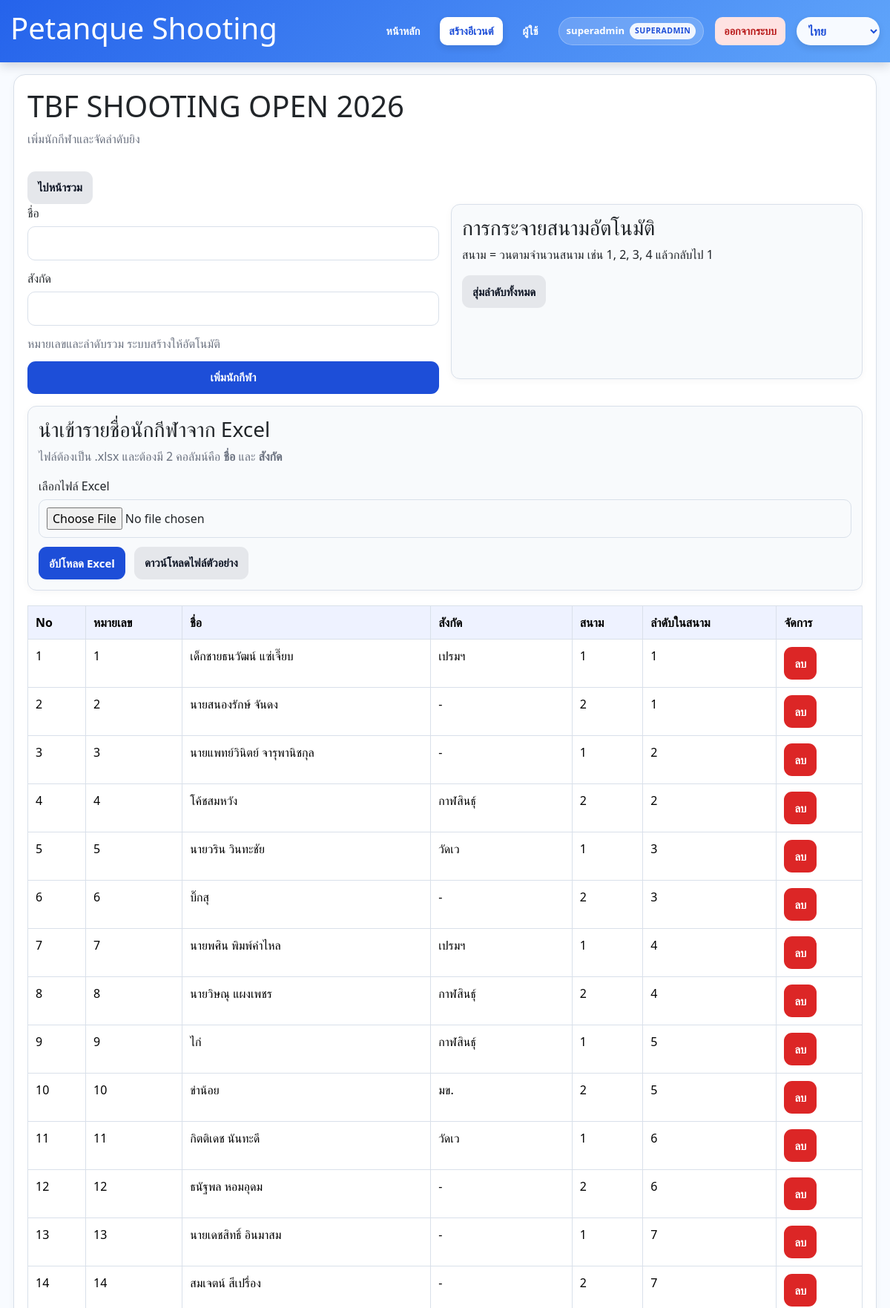
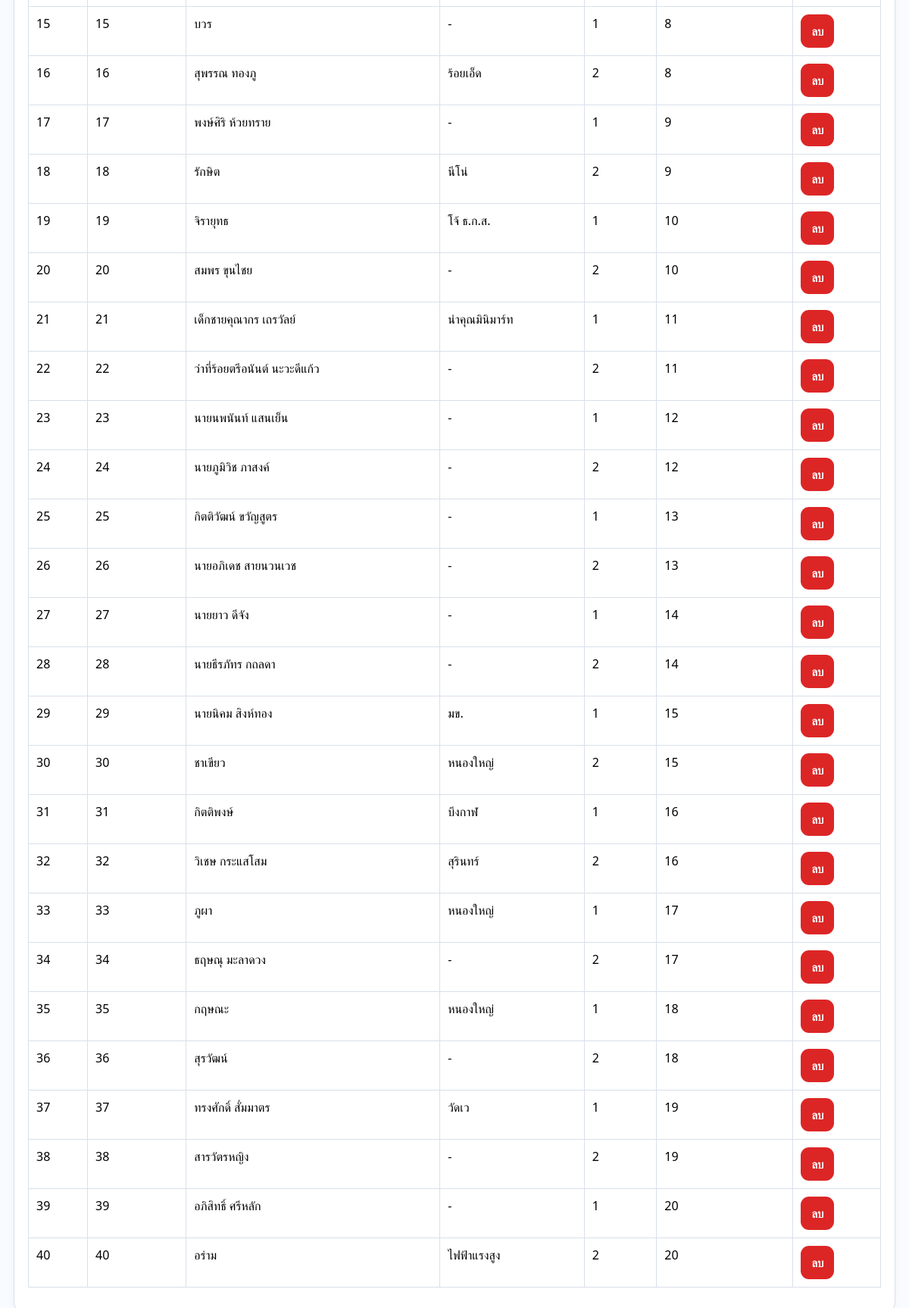
The page /events/3/athletes (signed in) on the database its author committed (2 pictures, top to bottom).
### app.py (models this page shows, shortened)
class User(UserMixin, db.Model):
    id = db.Column(db.Integer, primary_key=True)
    username = db.Column(db.String(80), unique=True, nullable=False)
    password_hash = db.Column(db.String(255), nullable=False)
    role = db.Column(db.String(20), nullable=False, default="user")
    created_at = db.Column(db.DateTime, default=datetime.utcnow)

class Event(db.Model):
    id = db.Column(db.Integer, primary_key=True)
    name = db.Column(db.String(255), nullable=False)
    event_group = db.Column(db.String(50), nullable=False)
    category = db.Column(db.String(50), nullable=False)
    competition_date = db.Column(db.Date, nullable=False)
    location = db.Column(db.String(255), nullable=False)
    lane_count = db.Column(db.Integer, nullable=False, default=1)
    direct_qualifiers = db.Column(db.Integer, nullable=False, default=0)
    has_round_two = db.Column(db.Boolean, default=False)
    round_two_cutoff_rank = db.Column(db.Integer, nullable=True)
    next_round_label = db.Column(db.String(50), nullable=False, default="รอบ 8 คน")
    round_two_advancers = db.Column(db.Integer, nullable=False, default=4)
    created_at = db.Column(db.DateTime, default=datetime.utcnow)
    created_by = db.Column(db.Integer, db.ForeignKey("user.id"), nullable=True)
    athletes = db.relationship("Athlete", backref="event", cascade="all, delete-orphan", lazy=True)

class Athlete(db.Model):
    id = db.Column(db.Integer, primary_key=True)
    event_id = db.Column(db.Integer, db.ForeignKey("event.id"), nullable=False)
    bib_no = db.Column(db.String(20), nullable=False)
    name = db.Column(db.String(255), nullable=False)
    affiliation = db.Column(db.String(255), nullable=False)
    start_order = db.Column(db.Integer, nullable=False)
    lane_no = db.Column(db.Integer, nullable=False)
    lane_order = db.Column(db.Integer, nullable=False)
    status = db.Column(db.String(20), nullable=False, default="waiting")
    red_card_count = db.Column(db.Integer, nullable=False, default=0)
    created_at = db.Column(db.DateTime, default=datetime.utcnow)
    entries = db.relationship("ScoreEntry", backref="athlete", cascade="all, delete-orphan", lazy=True)
    signatures = db.relationship("ScoreSignature", backref="athlete", cascade="all, delete-orphan", lazy=True)
    tiebreaks = db.relationship("TieBreakEntry", backref="athlete", cascade="all, delete-orphan", lazy=True)

### app.py (the view, shortened to what this page needs)
@app.route("/events/<int:event_id>/athletes", methods=["GET", "POST"])
@login_required
@role_required("admin", "superadmin")
def manage_athletes(event_id: int):
    event = Event.query.get_or_404(event_id)
    athletes = Athlete.query.filter_by(event_id=event.id).order_by(Athlete.start_order).all()
    return render_template("athletes.html", event=event, athletes=athletes)

### app.py (called while the page is built)
def current_language() -> str:
    lang = session.get("lang", "th")
    return lang if lang in SUPPORTED_LANGS else "th"

@app.context_processor
def inject_language_options():
    lang = current_language()
    return {
        "current_lang": lang,
        "lang_labels": LANG_LABELS,
        "html_lang": "zh-CN" if lang == "zh" else lang,
    }

@login_manager.user_loader
def load_user(user_id: str):
    return User.query.get(int(user_id))

def role_required(*roles: str):
    def decorator(func_):
        @wraps(func_)
        def wrapper(*args, **kwargs):
            if not current_user.is_authenticated:
                return redirect(url_for("login"))
            if current_user.role == "superadmin" or current_user.role in roles:
                return func_(*args, **kwargs)
            flash("คุณไม่มีสิทธิ์ทำรายการนี้", "warning")
            return redirect(url_for("index"))
        return wrapper
    return decorator

@app.context_processor
def inject_globals():
    return {"now": datetime.now(), "MAX_RED_CARDS": MAX_RED_CARDS}

@app.after_request
def live_report_public_headers(response):
    response.headers.setdefault("Access-Control-Allow-Origin", "*")
    response.headers.setdefault("Access-Control-Allow-Headers", "Content-Type, Authorization")
    response.headers.setdefault("Access-Control-Allow-Methods", "GET, OPTIONS")
    response.headers.pop("X-Frame-Options", None)
    response.headers.setdefault("Content-Security-Policy", "frame-ancestors *")
    return response

### templates/athletes.html
{% extends 'base.html' %}
{% block content %}
<section class="card">
  <div class="section-head">
    <div>
      <h1>{{ event.name }}</h1>
      <p class="muted">เพิ่มนักกีฬาและจัดลำดับยิง</p>
    </div>
    <div>
      <a class="btn secondary" href="{{ url_for('event_overview', event_id=event.id, round=1) }}">ไปหน้ารวม</a>
    </div>
  </div>
  <div class="grid-2">
    <form method="post" class="form-grid">
      <label>ชื่อ<input name="name" required></label>
      <label>สังกัด<input name="affiliation" required></label>
      <p class="muted" style="grid-column:1/-1; margin:0;">หมายเลขและลำดับรวม ระบบสร้างให้อัตโนมัติ</p>
      <button class="btn" type="submit">เพิ่มนักกีฬา</button>
    </form>
    <div class="card muted-box">
      <h3>การกระจายสนามอัตโนมัติ</h3>
      <p>สนาม = วนตามจำนวนสนาม เช่น 1, 2, 3, 4 แล้วกลับไป 1</p>
      <form method="post" action="{{ url_for('randomize_athletes', event_id=event.id) }}">
        <button class="btn secondary" type="submit">สุ่มลำดับทั้งหมด</button>
      </form>
    </div>
  </div>
  <div class="card muted-box" style="margin-top:1rem;">
    <h3>นำเข้ารายชื่อนักกีฬาจาก Excel</h3>
    <p class="muted">ไฟล์ต้องเป็น .xlsx และต้องมี 2 คอลัมน์คือ <strong>ชื่อ</strong> และ <strong>สังกัด</strong></p>
    <form method="post" action="{{ url_for('import_athletes_excel', event_id=event.id) }}" enctype="multipart/form-data" class="form-grid">
      <label style="grid-column:1/-1;">เลือกไฟล์ Excel<input type="file" name="excel_file" accept=".xlsx" required></label>
      <div style="grid-column:1/-1; display:flex; gap:.75rem; flex-wrap:wrap;">
        <button class="btn" type="submit">อัปโหลด Excel</button>
        <a class="btn secondary" href="{{ url_for('athletes_import_template') }}">ดาวน์โหลดไฟล์ตัวอย่าง</a>
      </div>
    </form>
  </div>
  <div class="table-wrap">
    <table class="table">
    <thead><tr><th>No</th><th>หมายเลข</th><th>ชื่อ</th><th>สังกัด</th><th>สนาม</th><th>ลำดับในสนาม</th><th>จัดการ</th></tr></thead>
    <tbody>
      {% for athlete in athletes %}
      <tr>
        <td>{{ athlete.start_order }}</td>
        <td>{{ athlete.bib_no }}</td>
        <td>{{ athlete.name }}</td>
        <td>{{ athlete.affiliation }}</td>
        <td>{{ athlete.lane_no }}</td>
        <td>{{ athlete.lane_order }}</td>
        <td>
          <form method="post" action="{{ url_for('delete_athlete', athlete_id=athlete.id) }}" onsubmit="return confirm('ยืนยันลบ ' + {{ athlete.name|tojson }} + ' ?');">
            <button type="submit" class="btn secondary" style="background:#dc2626; border-color:#dc2626; color:#fff;">ลบ</button>
          </form>
        </td>
      </tr>
      {% else %}
      <tr><td colspan="7">ยังไม่มีนักกีฬา</td></tr>
      {% endfor %}
    </tbody>
  </table>
  </div>
</section>
{% endblock %}

### templates/base.html (shortened to what this page needs)
<!doctype html>
<html lang="{{ html_lang|default('th') }}">
<head>
  <link href="https://cdn.jsdelivr.net/npm/bootstrap@5.3.3/dist/css/bootstrap.min.css" rel="stylesheet">
  <link rel="stylesheet" href="{{ url_for('static', filename='css/style.css') }}">
</head>
<body>
  <nav class="navbar navbar-expand-lg navbar-dark navbar-custom">
    <div class="container-fluid">
      <a class="navbar-brand" href="{{ url_for('index') }}">
        <h1>Petanque Shooting</h1>
      </a>
      <div class="collapse navbar-collapse" id="mainNavbar">
        <ul class="navbar-nav ms-auto">
          <li class="nav-item">
            <a class="nav-link {% if request.endpoint == 'index' %}active{% endif %}"
              href="{{ url_for('index') }}">
              หน้าหลัก
            </a>
          </li>
          {% if current_user.is_authenticated and current_user.role in ['admin','superadmin'] %}
          <li class="nav-item">
            <a class="nav-link primary-link {% if request.endpoint == 'create_event' %}active{% endif %}"
              href="{{ url_for('create_event') }}">
              สร้างอีเวนต์
            </a>
          </li>
          {% endif %}
          {% if current_user.is_authenticated and current_user.role == 'superadmin' %}
          <li class="nav-item">
            <a class="nav-link {% if request.endpoint == 'manage_users' %}active{% endif %}"
              href="{{ url_for('manage_users') }}">
              ผู้ใช้
            </a>
          </li>
          {% endif %}
          {% if current_user.is_authenticated %}
          <li class="nav-item d-flex align-items-center">
            <span class="user-badge">
              <span>{{ current_user.username }}</span>
              <span class="role-badge">{{ current_user.role }}</span>
            </span>
          </li>
          <li class="nav-item">
            <a class="nav-link logout-link" href="{{ url_for('logout') }}">
              ออกจากระบบ
            </a>
          </li>
          {% endif %}
          <li class="nav-item d-flex align-items-center">
            <select class="language-switcher" id="languageSwitcher" aria-label="Language">
              {% for code, item in lang_labels.items() %}
                <option value="{{ code }}" {% if code == current_lang %}selected{% endif %}>{{ item.name }}</option>
              {% endfor %}
            </select>
          </li>
        </ul>
      </div>
    </div>
  </nav>
  <main class="container-main">
    {% block content %}{% endblock %}
  </main>
</body>
</html>

### static/css/style.css (style rules this page uses)
:root { --bg:#f3f6fb;--card:#fff;--line:#d9e0ea;--text:#1f2937;--muted:#6b7280;--accent:#1d4ed8;--soft:#eff6ff }
* { box-sizing:border-box }
body { margin:0;font-family:Arial,Helvetica,sans-serif;background:var(--bg);color:var(--text) }
a { text-decoration:none;color:inherit }
.card { background:var(--card);border:1px solid var(--line);border-radius:16px;padding:18px;margin-bottom:20px;box-shadow:0 2px 10px rgba(15,23,42,.04) }
.section-head,.toolbar,.hero-grid,.grid-2,.stats-grid { display:flex;gap:16px }
.section-head { justify-content:space-between;align-items:center }
.hero-grid,.grid-2 { display:grid;grid-template-columns:1fr 1fr }
.form-grid { display:grid;gap:12px }
.form-grid input,.form-grid select { width:100%;padding:10px;border:1px solid var(--line);border-radius:10px;margin-top:6px }
.btn { border:none;background:var(--accent);color:#fff;padding:10px 14px;border-radius:10px;cursor:pointer;display:inline-block }
.btn.secondary { background:#e5e7eb;color:#111827 }
.table { width:100%;border-collapse:collapse }
.table th,.table td { border:1px solid var(--line);padding:10px;vertical-align:top }
.table thead th { background:#eef2ff }
.muted { color:var(--muted) }
.highlight-box,.muted-box,.summary-box,.info-card { background:#f8fafc;border:1px solid var(--line);border-radius:12px;padding:14px }
@media (max-width:1200px) { .section-head { flex-direction:column;align-items:flex-start } }
.table-wrap { width:100%; overflow-x:auto; -webkit-overflow-scrolling:touch; }
.table th, .table td { white-space:nowrap; }
.table td form { margin:0; }
:root { --sc-table-min-width: 1120px; --sc-left: 120px; --sc-side: 120px; --sc-cell: 44px; --sc-input-w: 34px; --sc-input-h: 28px; --sc-total: 60px; --sc-img-w: 160px; --sc-img-h: 120px; --sc-font: 14px; --sc-pad-y: 3px; --sc-pad-x: 1px; --sc-border: #111827; }
@media (max-width: 1200px) { :root { --sc-table-min-width: 1020px; --sc-left: 78px; --sc-side: 110px; --sc-side2: 90px; --sc-cell: 30px; --sc-input-w: 30px; --sc-input-h: 28px; --sc-total: 52px; --sc-img-w: 120px; --sc-img-h: 90px; --sc-font: 10px; --sc-pad-y: 2px; --sc-pad-x: 1px; } }
.btn, button, .action-btn { min-height: 44px; padding: 10px 14px; font-size: 15px; border-radius: 11px; font-weight: 800; }

### templates/base.html (style rules this page uses)
* { box-sizing: border-box; }
html, body { margin: 0; max-width: 100%; overflow-x: hidden; }
body { background: #f8fbff; color: #0f172a; font-family: system-ui, -apple-system, BlinkMacSystemFont, "Segoe UI", sans-serif; }
.navbar-custom { position: sticky; top: 0; z-index: 1000; background: linear-gradient(135deg, #2563eb, #60a5fa); box-shadow: 0 4px 14px rgba(15, 23, 42, .18); padding-top: .55rem; padding-bottom: .55rem; }
.navbar-custom .container-fluid { width: 100%; max-width: 100%; padding-left: 14px; padding-right: 14px; }
.navbar-brand { display: inline-flex; align-items: center; gap: 10px; color: #fff !important; font-size: 1.05rem; font-weight: 900; white-space: nowrap; max-width: 55vw; overflow: hidden; text-overflow: ellipsis; }
.navbar-custom .navbar-nav { align-items: center; gap: 15px; }
.navbar-custom .nav-link { color: #fff !important; font-weight: 800; font-size: .9rem; padding: 8px 12px !important; border-radius: 10px; white-space: nowrap; transition: .18s ease; }
.navbar-custom .nav-link.primary-link { background: #ffffff; color: #1d4ed8 !important; box-shadow: 0 4px 10px rgba(15, 23, 42, .12); }
.navbar-custom .nav-link.logout-link { background: #fee2e2; color: #b91c1c !important; }
.language-switcher { min-width: 112px; border: 0; border-radius: 999px; padding: 7px 12px; font-weight: 900; color: #1d4ed8; background: rgba(255,255,255,.95); box-shadow: 0 4px 10px rgba(15, 23, 42, .12); }
.user-badge { display: inline-flex; align-items: center; gap: 7px; padding: 7px 10px; border-radius: 999px; color: #fff; background: rgba(255, 255, 255, .18); border: 1px solid rgba(255, 255, 255, .25); font-size: .82rem; font-weight: 900; white-space: nowrap; }
.role-badge { display: inline-flex; align-items: center; padding: 3px 7px; border-radius: 999px; background: rgba(255, 255, 255, .90); color: #1d4ed8; font-size: .66rem; font-weight: 900; text-transform: uppercase; letter-spacing: .04em; }
.container-main { width: 100%; max-width: 100%; margin: 0; padding: 16px 18px 28px; overflow-x: hidden; }

### rows shown on the page
User: username "superadmin", role "SUPERADMIN"
Event: name "TBF SHOOTING OPEN 2026"
Athlete: start_order "1", bib_no "1", name "เด็กชายธนวัฒน์ แซ่เจี๊ยบ", affiliation "เปรมฯ", lane_no "1", lane_order "1"
Athlete: start_order "2", bib_no "2", name "นายสนองรักษ์ จันดง", affiliation "-", lane_no "2", lane_order "1"
Athlete: start_order "3", bib_no "3", name "นายแพทย์วินิตย์ จารุพานิชกุล", affiliation "-", lane_no "1", lane_order "2"
Athlete: start_order "4", bib_no "4", name "โค้ชสมหวัง", affiliation "กาฬสินธุ์", lane_no "2", lane_order "2"
Athlete: start_order "5", bib_no "5", name "นายวริน วินทะชัย", affiliation "วัดเว", lane_no "1", lane_order "3"
Athlete: start_order "6", bib_no "6", name "บิ๊กสุ", affiliation "-", lane_no "2", lane_order "3"
Athlete: start_order "7", bib_no "7", name "นายพศิน พิมพ์คำไหล", affiliation "เปรมฯ", lane_no "1", lane_order "4"
Athlete: start_order "8", bib_no "8", name "นายวิษณุ แผงเพชร", affiliation "กาฬสินธุ์", lane_no "2", lane_order "4"
Athlete: start_order "9", bib_no "9", name "ไก่", affiliation "กาฬสินธุ์", lane_no "1", lane_order "5"
Athlete: start_order "10", bib_no "10", name "ข่าน้อย", affiliation "มข.", lane_no "2", lane_order "5"
Athlete: start_order "11", bib_no "11", name "กิตติเดช นันทะดี", affiliation "วัดเว", lane_no "1", lane_order "6"
Athlete: start_order "12", bib_no "12", name "ธนัฐพล หอมอุดม", affiliation "-", lane_no "2", lane_order "6"
Athlete: start_order "13", bib_no "13", name "นายเดชสิทธิ์ อินมาสม", affiliation "-", lane_no "1", lane_order "7"
Athlete: start_order "14", bib_no "14", name "สมเจตน์ สีเปรื่อง", affiliation "-", lane_no "2", lane_order "7"
Athlete: start_order "15", bib_no "15", name "บวร", affiliation "-", lane_no "1", lane_order "8"
Athlete: start_order "16", bib_no "16", name "สุพรรณ ทองภู", affiliation "ร้อยเอ็ด", lane_no "2", lane_order "8"
Athlete: start_order "17", bib_no "17", name "พงษ์ศิริ ห้วยทราย", affiliation "-", lane_no "1", lane_order "9"
Athlete: start_order "18", bib_no "18", name "รักษิต", affiliation "นีโน่", lane_no "2", lane_order "9"
Athlete: start_order "19", bib_no "19", name "จิรายุทธ", affiliation "โจ้ ธ.ก.ส.", lane_no "1", lane_order "10"
Athlete: start_order "20", bib_no "20", name "สมพร ขุนไชย", affiliation "-", lane_no "2", lane_order "10"
Athlete: start_order "21", bib_no "21", name "เด็กชายคุณากร เถรวัลย์", affiliation "นำคุณมินิมาร์ท", lane_no "1", lane_order "11"
Athlete: start_order "22", bib_no "22", name "ว่าที่ร้อยตรีอนันต์ นะวะดีแก้ว", affiliation "-", lane_no "2", lane_order "11"
Athlete: start_order "23", bib_no "23", name "นายนพนันท์ แสนเย็น", affiliation "-", lane_no "1", lane_order "12"
Athlete: start_order "24", bib_no "24", name "นายภูมิวิช ภาสงค์", affiliation "-", lane_no "2", lane_order "12"
Athlete: start_order "25", bib_no "25", name "กิตติวัฒน์ ขวัญสูตร", affiliation "-", lane_no "1", lane_order "13"
Athlete: start_order "26", bib_no "26", name "นายอภิเดช สายนวนเวช", affiliation "-", lane_no "2", lane_order "13"
Athlete: start_order "27", bib_no "27", name "นายยาว ดีจัง", affiliation "-", lane_no "1", lane_order "14"
Athlete: start_order "28", bib_no "28", name "นายธีรภัทร กถลดา", affiliation "-", lane_no "2", lane_order "14"
Athlete: start_order "29", bib_no "29", name "นายนิคม สิงห์ทอง", affiliation "มข.", lane_no "1", lane_order "15"
Athlete: start_order "30", bib_no "30", name "ชาเขียว", affiliation "หนองใหญ่", lane_no "2", lane_order "15"
Athlete: start_order "31", bib_no "31", name "กิตติพงษ์", affiliation "บึงกาฬ", lane_no "1", lane_order "16"
Athlete: start_order "32", bib_no "32", name "วิเชษ กระแสโสม", affiliation "สุรินทร์", lane_no "2", lane_order "16"
Athlete: start_order "33", bib_no "33", name "ภูผา", affiliation "หนองใหญ่", lane_no "1", lane_order "17"
Athlete: start_order "34", bib_no "34", name "ธฤษณุ มะลาดวง", affiliation "-", lane_no "2", lane_order "17"
Athlete: start_order "35", bib_no "35", name "กฤษณะ", affiliation "หนองใหญ่", lane_no "1", lane_order "18"
Athlete: start_order "36", bib_no "36", name "สุรวัฒน์", affiliation "-", lane_no "2", lane_order "18"
Athlete: start_order "37", bib_no "37", name "ทรงศักดิ์ สั่มมาตร", affiliation "วัดเว", lane_no "1", lane_order "19"
Athlete: start_order "38", bib_no "38", name "สารวัตรหญิง", affiliation "-", lane_no "2", lane_order "19"
Athlete: start_order "39", bib_no "39", name "อภิสิทธิ์ ศรีหลัก", affiliation "-", lane_no "1", lane_order "20"
Athlete: start_order "40", bib_no "40", name "อร่าม", affiliation "ไฟฟ้าแรงสูง", lane_no "2", lane_order "20"

### other values the page prints
form field value "ไทย"
